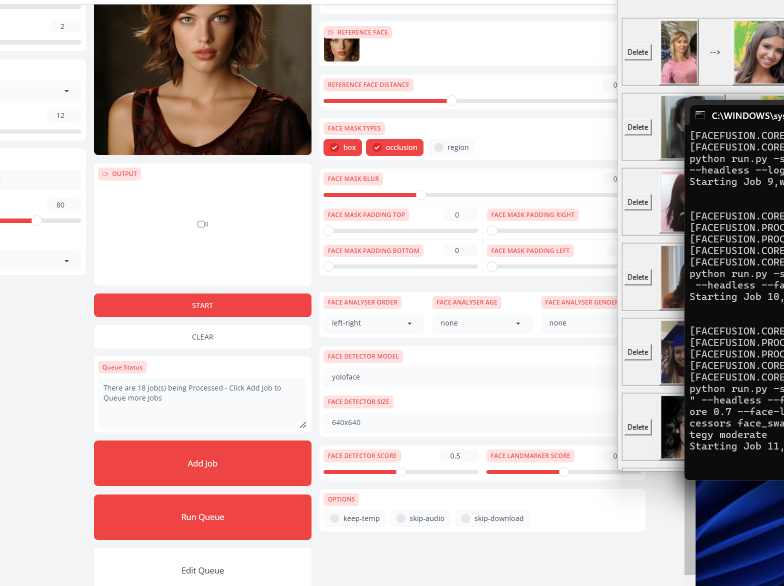
#> input picture IMG_0623.png, 1568 x 1172 px (shown at 1/2 size)
$ python -i face_masker.py   (imports and definitions only)
#> lines starting #> are read from the running program, lines starting #| are printed output that depends on the picture
from functools import lru_cache
from typing import List, Tuple

import cv2
import numpy
from cv2.typing import Size

import weyfusion.choices
from weyfusion import inference_manager, state_manager
from weyfusion.download import conditional_download_hashes, conditional_download_sources, resolve_download_url
from weyfusion.filesystem import resolve_relative_path
from weyfusion.thread_helper import conditional_thread_semaphore
from weyfusion.typing import DownloadScope, DownloadSet, FaceLandmark68, FaceMaskRegion, InferencePool, Mask, ModelSet, Padding, VisionFrame


# [85 lines that did not run here, left out]


# [3 lines that did not run here, left out]


def clear_inference_pool() -> None:
	inference_manager.clear_inference_pool(__name__)


# [22 lines that did not run here, left out]


def pre_check() -> bool:
	model_hashes, model_sources = collect_model_downloads()

	return conditional_download_hashes(model_hashes) and conditional_download_sources(model_sources)


# [12 lines that did not run here, left out]


# [11 lines that did not run here, left out]


# [14 lines that did not run here, left out]


# [7 lines that did not run here, left out]


# [11 lines that did not run here, left out]


# [11 lines that did not run here, left out]

>>> import cv2
>>> picture = cv2.imread('../IMG_0623.png', cv2.IMREAD_GRAYSCALE)
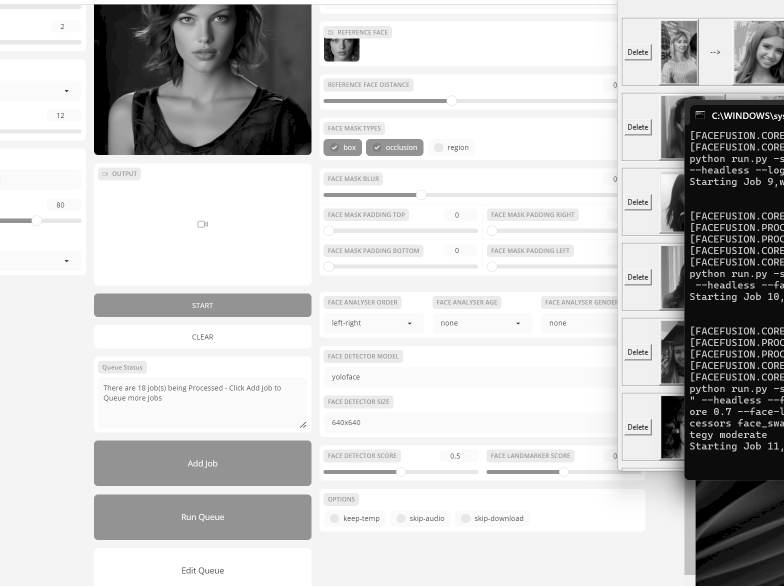
#> picture: shape (1172, 1568) (shown at 1/2 size); min 0, max 255, mean 201.6
#> (the run stopped early here; a loop or call above may not have finished)
